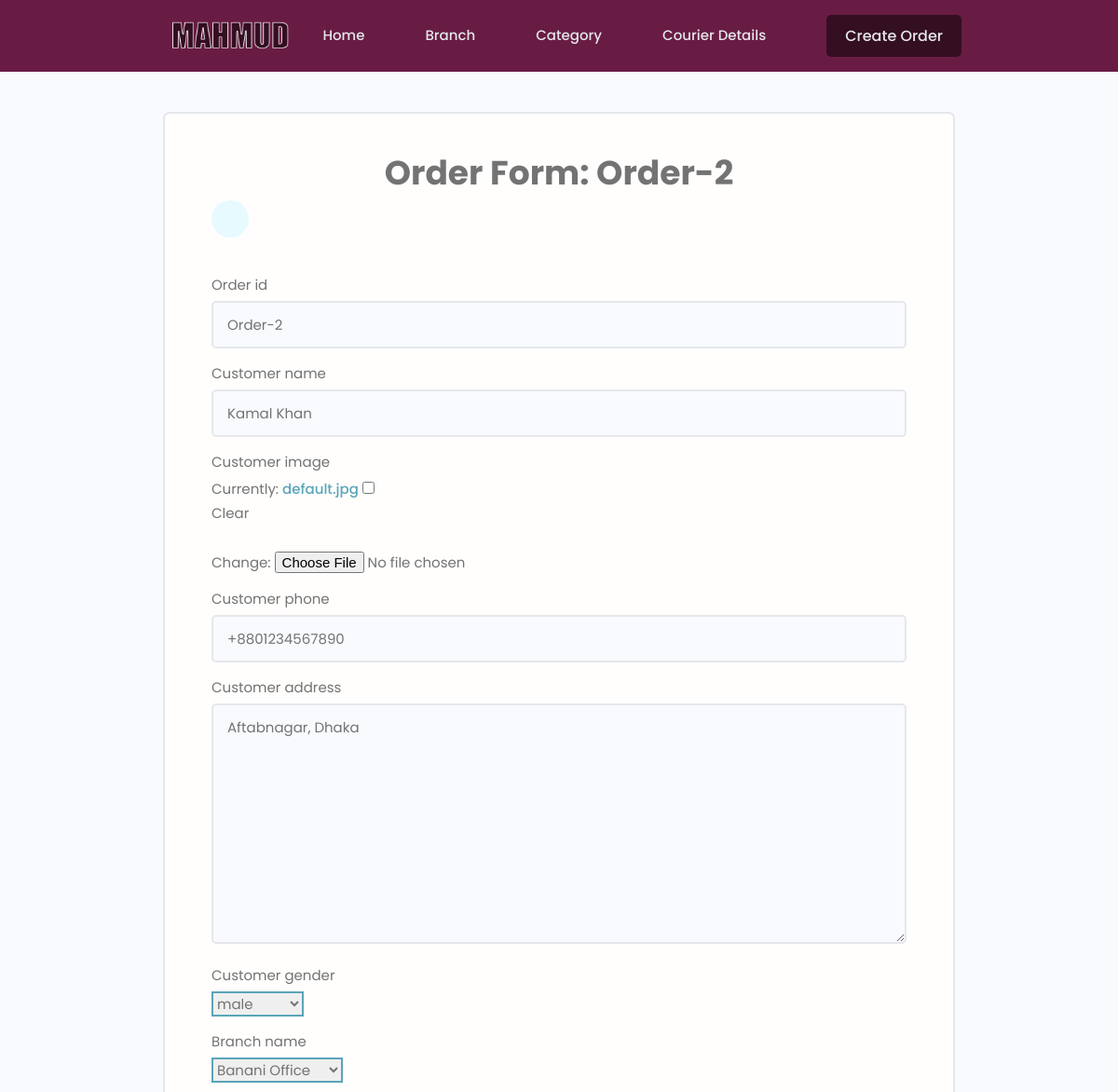
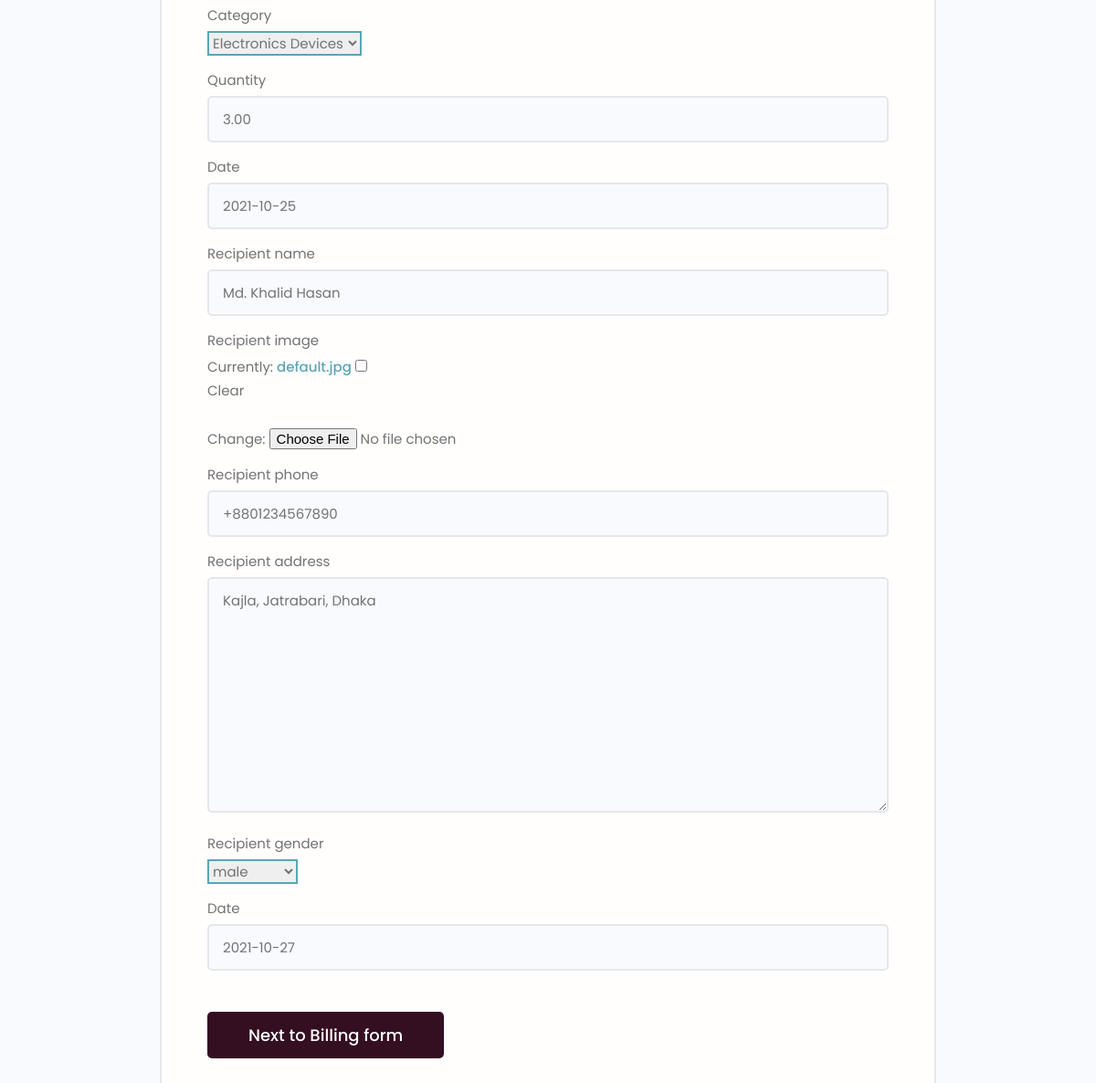
The page /update-order-form/Order-2/ on the database its author committed (2 pictures, top to bottom).
### category/models.py (models this page shows, shortened)
class Order(models.Model):
    GENDER_TYPE = (
        ('male','male'),
        ('female','female'),
        ('others','others')
    )
    order_id = models.CharField(max_length=20, unique=True, primary_key=True, default='Order-')
    customer_name = models.CharField(max_length=200)
    customer_image = models.ImageField(null=True, blank=True, default='default.jpg')
    customer_phone = models.CharField(max_length=200, null=True,blank=True, default='+880')
    customer_address = models.TextField(null=True,blank=True)
    customer_gender = models.CharField(max_length=50,choices=GENDER_TYPE, null=True,blank=True)
    branch_name = models.ForeignKey(Branch, on_delete=models.CASCADE)
    category = models.ForeignKey(Category, on_delete=models.CASCADE)
    quantity = models.DecimalField(max_digits=10, decimal_places=2, default=1)
    order_date = models.DateField(("Date"), default=date.today)
    recipient_name = models.CharField(max_length=200)
    recipient_image = models.ImageField(null=True, blank=True, default='default.jpg')
    recipient_phone = models.CharField(max_length=200, null=True,blank=True, default='+880')
    recipient_address = models.TextField(null=True,blank=True)
    recipient_gender = models.CharField(max_length=50,choices=GENDER_TYPE, null=True,blank=True)
    delivery_date  = models.DateField(("Date"), default=date.today)
    created = models.DateTimeField(auto_now_add=True) #save time once when created
    updated = models.DateTimeField(auto_now=True) #save time every time when updated

class Branch(models.Model):
    branch_id = models.UUIDField(default=uuid.uuid4, unique=True, primary_key=True, editable=False)
    branch_name = models.CharField(max_length=200, unique=True)
    branch_address = models.TextField(null=True,blank=True, unique=True)
    date_opened = models.DateField(null=True,blank=True)
    branch_revenue = models.DecimalField(max_digits=20, decimal_places=2, null=True,blank=True)
    def __str__(self):
        return self.branch_name

class Category(models.Model):
    category_id = models.UUIDField(default=uuid.uuid4, unique=True, primary_key=True, editable=False)
    category_name = models.CharField(max_length=200, unique=True)
    category_description = models.TextField(null=True,blank=True)
    category_image = models.ImageField(null=True, blank=True, default='default.jpg')
    category_quantity = models.DecimalField(max_digits=10, decimal_places=2, default=1)
    packaging_charge = models.DecimalField(max_digits=10, decimal_places=2)
    delivery_charge = models.DecimalField(max_digits=10, decimal_places=2)
    category_vat = models.DecimalField(max_digits=10, decimal_places=2, default=5)
    category_created = models.DateTimeField(auto_now_add=True)
    def __str__(self):
        return self.category_name

### category/views.py (the view)
# urls.py: path('update-order-form/<str:pk>/', views.updateOrder, name='update-order-form'),
def updateOrder(req, pk):
    order = Order.objects.get(order_id=pk)
    form = OrderForm(instance=order)
    if  req.method=='POST':
        form = OrderForm(req.POST, req.FILES, instance=order)
        if form.is_valid():
            form.save()
            return redirect('update-billing-form',pk)
    context = {'form':form, 'nextId':pk}
    return render(req, 'category/order-form.html',context)

### category/forms.py
class OrderForm(ModelForm):
    class Meta:
        model = Order
        fields = '__all__'
    def  __init__(self, *args, **kwargs):
        super(OrderForm, self).__init__(*args, **kwargs)
        for key, value in self.fields.items():
            value.widget.attrs.update({'class':'input'})

### category/templates/category/order-form.html (shortened to what this page needs)
<!DOCTYPE html>
{% extends 'main.html' %}
    {% block content %}
    <main class="formPage top-padding-max">
        <div class="content-box" style="margin-bottom: 50px;">
            <div class="formWrapper">
                <h2 style="text-align: center;">Order Form: {{nextId}}</h2>
                <a class="backButton" href="{% url 'courier-details' %}"></a>
                <br>
                <form class="form" method="POST" enctype="multipart/form-data">
                    {% for field in form %}
                    <div class="form__field">
                        <label for="formInput#text">{{field.label}}</label>
                        {{field}}
                    </div>
                    {% endfor %}
                    <input class="btn btn--sub btn--lg  my-md" type="submit" value="Next to Billing form" />
                </form>
            </div>
        </div>
    </main>
    {% endblock content %}

### static/styles/app.css (style rules this page uses)
body { margin: 0; padding: 0; }
:root { --color-sub: #2d2d39; }
.btn--sub { background-color: #340e21; }
.top-padding-max { padding-top: 120px; }
.content-box { width: 95%; max-width: 85rem; margin: 0 auto; }
.backButton { background: var(--color-main-light); color: var(--color-main); width: 4rem; height: 4rem; display: flex; align-items: center; justify-content: center; border-radius: 50%; }
.formPage .formWrapper { list-style: none; background: var(--color-white); padding: 3.5rem 5rem; border: 2px solid var(--color-light); border-radius: 0.7rem; }

### static/uikit/styles/modules/_variables.css (style rules this page uses)
:root { --color-main: #5aa5b9; --color-main-light: #e6faff; --color-sub: #3f4156; --color-sub-light: #51546e; --color-sub-lighter: #ededfd; --color-text: #737373; --color-gray: #8b8b8b; --color-light: #e5e7eb; --color-light-gray: #767676; --color-bg: #f8fafd; --color-white: #fffefd; --color-white-light: #f3f3f3; --color-success: #359e64; --color-success-bg: #def8e8; --color-error: #fc4b0b; --color-error-bg: #fff2ee; --font-base: 'Poppins', arial, helvetica, 'Segoe UI', roboto, ubuntu, sans-serif; --font-monospace: 'Fira Code', 'Courier New', courier, monospace; --font-regular: 300; --font-medium: 500; --font-bold: 700; --generic-shadow: 1px 1px 5px #00000010; --generic-transition: all 0.3s ease-in-out; }

### static/uikit/styles/modules/_base.css (style rules this page uses)
* { margin: 0; padding: 0; box-sizing: border-box; text-rendering: optimizeLegibility; color: inherit; font-size: inherit; }
html { font-size: 50%; }
@media only screen and (min-width: 480px) { html { font-size: 56.25%; } }
@media only screen and (min-width: 1200px) { html { font-size: 62.5%; } }
body { line-height: 1.6; font-weight: 400; font-size: 1.5rem; color: var(--color-text); background-color: var(--color-bg); min-height: 100vh; }

### static/uikit/styles/modules/_typography.css (style rules this page uses)
* { font-family: var(--font-base); }
h2 { font-size: 3.6rem; font-weight: var(--font-bold); }
a { padding-bottom: 2px; text-decoration: none; display: inline-block; color: var(--color-main); font-weight: var(--font-medium); }

### static/uikit/styles/modules/_utilities.css (style rules this page uses)
.my-md { margin: 3rem auto; }

### static/uikit/styles/modules/_button.css (style rules this page uses)
.btn { display: inline-block; position: relative; cursor: pointer; background-color: var(--color-light); font-weight: var(--font-medium); color: var(--color-sub); text-decoration: none; padding: 1rem 2rem; border-radius: 0.5rem; border: none; width: -webkit-fit-content; width: -moz-fit-content; width: fit-content; height: -webkit-fit-content; height: -moz-fit-content; height: fit-content; font-size: 1.6rem; outline-width: 0; outline-color: transparent; -webkit-backface-visibility: hidden; backface-visibility: hidden; transition: all 0.3s ease-in-out; }
.btn--sub { background-color: var(--color-sub); color: var(--color-white); }
.btn--lg { font-size: 1.8rem; padding: 1.2rem 4.5rem; }

### static/uikit/styles/modules/_form.css (style rules this page uses)
.form { display: block; }
.form__field { margin-top: 1.5rem; margin-bottom: 1.5rem; }
.form__label, .form__field > label { display: block; margin-bottom: 0.5rem; color: var(--color-text); }
input.input[type='text'], input.input[type='email'], input.input[type='password'], input.input[type='number'], textarea.input { min-width: 24rem; width: 100%; padding: 1.2rem 1.5rem; border-radius: 0.5rem; border: 2px solid var(--color-light); transition: all 0.3s ease-in-out; background-color: var(--color-bg); }
input.input[type='text']:focus, input.input[type='email']:focus, input.input[type='password']:focus, input.input[type='number']:focus, input.input[type='text']:active, input.input[type='email']:active, input.input[type='password']:active, input.input[type='number']:active, select.input, textarea.input:focus, textarea.input:active { outline: none; border: 2px solid var(--color-main); }

### rows shown on the page
Order: order_id "Order-2", form "Order-2" "Kamal Khan" "+8801234567890" "Aftabnagar, Dhaka" "male" "3.00" "2021-10-25" "Md. Khalid Hasan" "+8801234567890" "Kajla, Jatrabari, Dhaka" "male" "2021-10-27"
Branch: form "Banani Office"
Category: form "Electronics Devices"

### other values the page prints
{{ field.label }} "Order id" "Customer name" "Customer image" "Customer phone" "Customer address" "Customer gender" "Branch name" "Category" "Quantity" "Date" "Recipient name" "Recipient image" "Recipient phone" "Recipient address" "Recipient gender" "Date"
